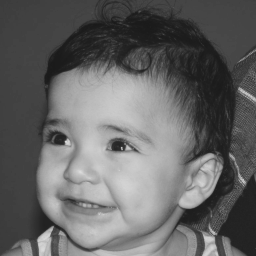
//> input picture imagens/biel.png, 256 x 256 px
$ ./trab2   (built with g++ and OpenCV 4)
//> lines starting //> are read from the running program, lines starting //| are printed output that depends on the picture
#include <iostream>
#include <cv.h>
#include <highgui.h>
#include <opencv2/imgproc/imgproc.hpp>
#include <opencv2/opencv.hpp>
#include <stdlib.h>

using namespace cv;
using namespace std;

int main(int, char**){
  Mat image(256,256,CV_8UC1);
  Mat image2(256,256,CV_8UC1);
  image= imread("biel.png",CV_LOAD_IMAGE_GRAYSCALE);
//> image is the input picture: 256 rows x 256 cols, CV_8UC1; min 26, max 219, mean 100.9
  if(!image.data){
	  cout << "A imagem nao abriu" << endl;
  }
 //namedWindow("janela",WINDOW_AUTOSIZE);
  Mat quadrado1(image, Rect(0,0,128,128));
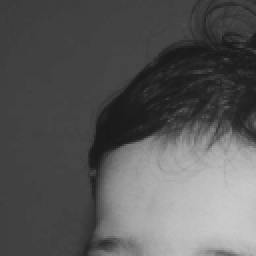
//> quadrado1: 128 rows x 128 cols, CV_8UC1 (shown 2 times larger); min 26, max 203, mean 87.9
  Mat quadrado2(image, Rect(128,0,128,128));
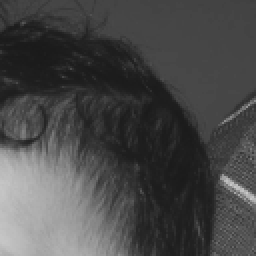
//> quadrado2: 128 rows x 128 cols, CV_8UC1 (shown 2 times larger); min 26, max 201, mean 72.7
  Mat quadrado3(image, Rect(0,128,128,128));
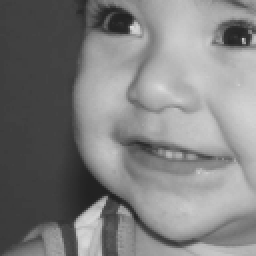
//> quadrado3: 128 rows x 128 cols, CV_8UC1 (shown 2 times larger); min 32, max 219, mean 127.2
  Mat quadrado4(image, Rect(128,128,128,128));
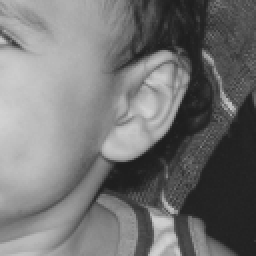
//> quadrado4: 128 rows x 128 cols, CV_8UC1 (shown 2 times larger); min 29, max 211, mean 115.9

  quadrado1.copyTo(image2(Rect(128, 128, 128, 128)));
  quadrado2.copyTo(image2(Rect(128, 0, 128, 128)));
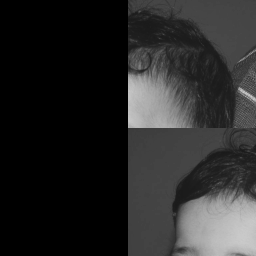
//> image2: 256 rows x 256 cols, CV_8UC1; min 0, max 203, mean 40.1
  quadrado3.copyTo(image2(Rect(0, 128, 128, 128)));
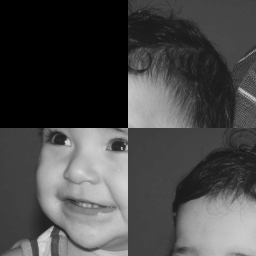
//> image2: 256 rows x 256 cols, CV_8UC1; min 0, max 219, mean 71.9
  quadrado4.copyTo(image2(Rect(0, 0, 128, 128)));
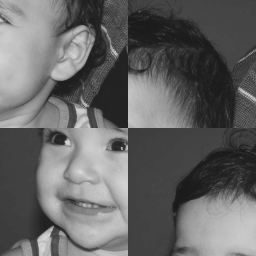
//> image2: 256 rows x 256 cols, CV_8UC1; min 26, max 219, mean 100.9

  imshow("Trab2", image2);
  imwrite("bieltrocado.png", image2);
  waitKey();
return 0;
}

$ run again, with imagens/imagem pontilhista.png copied over imagens/biel.png
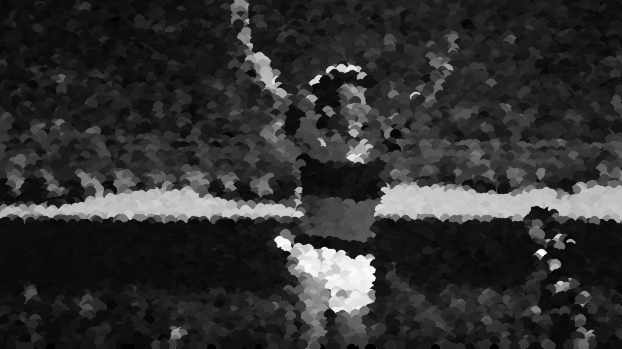
//> input picture imagens/imagem pontilhista.png, 622 x 349 px
//> image is the input picture: 349 rows x 622 cols, CV_8UC1; min 0, max 251, mean 48.3
//> `Mat quadrado4(image, Rect(128,128,128,128));`:
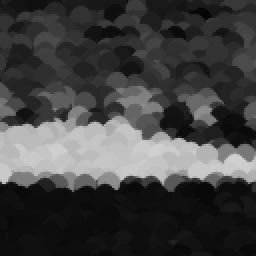
//> quadrado4: 128 rows x 128 cols, CV_8UC1 (shown 2 times larger); min 5, max 208, mean 65.8
//> `quadrado4.copyTo(image2(Rect(0, 0, 128, 128)));`:
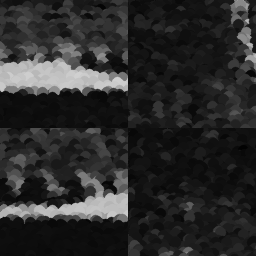
//> image2: 256 rows x 256 cols, CV_8UC1; min 2, max 208, mean 43.2
